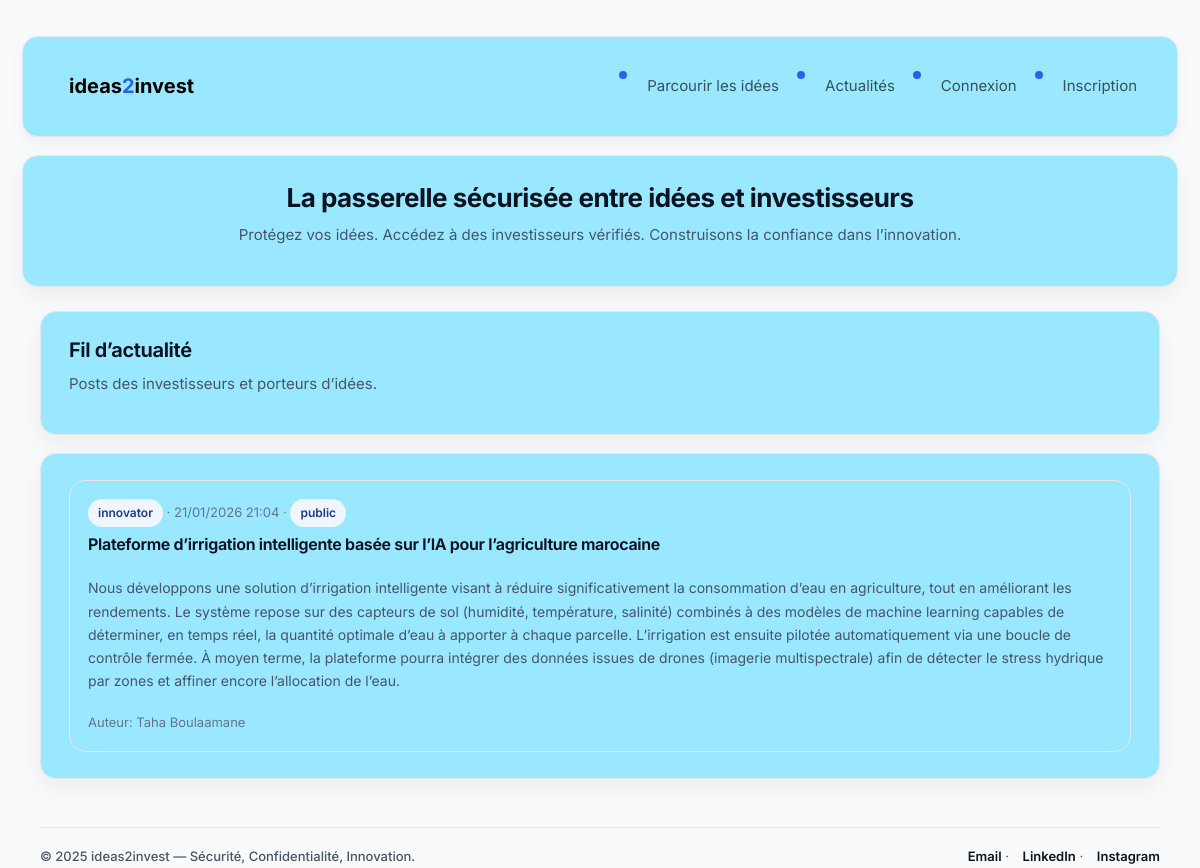
/posts/, run on the app's committed database.
### models/post.py (models this page shows)
class Post(db.Model):
    __tablename__ = "posts"
    id = db.Column(db.Integer, primary_key=True)
    author_id = db.Column(db.Integer, db.ForeignKey("users.id"), nullable=False)
    author_role = db.Column(db.String(20), nullable=False)  # 'investor' or 'innovator'
    title = db.Column(db.String(140), nullable=False)
    content = db.Column(db.Text, nullable=False)
    visibility = db.Column(db.String(20), default="public")
    created_at = db.Column(db.DateTime, default=datetime.utcnow, nullable=False)
    author = db.relationship("User", backref="posts")

### models/user.py (models this page shows)
class User(db.Model, UserMixin):
    __tablename__ = "users"
    id = db.Column(db.Integer, primary_key=True)
    first_name = db.Column(db.String(80), nullable=False)
    last_name = db.Column(db.String(80), nullable=False)
    email = db.Column(db.String(120), unique=True, nullable=False)
    password_hash = db.Column(db.String(255), nullable=False)
    role = db.Column(db.String(20), nullable=False)
    id_type = db.Column(db.String(30))
    id_number = db.Column(db.String(50))
    id_document_path = db.Column(db.String(255))
    kyc_verified = db.Column(db.Boolean, default=False)
    created_at = db.Column(db.DateTime, default=datetime.utcnow, nullable=False)
    ideas = db.relationship("Idea", back_populates="owner")

### routes/posts.py (the view)
@posts_bp.route("/")
def feed():
    posts = Post.query.order_by(Post.created_at.desc()).limit(50).all()
    return render_template("posts_feed.html", posts=posts)

### templates/posts_feed.html (shortened to what this page needs)
{% extends "base.html" %}
{% block content %}
<div class="section">
  <div style="display:flex; justify-content:space-between; align-items:center; gap:12px;">
    <div>
      <h2>Fil d’actualité</h2>
      <p>Posts des investisseurs et porteurs d’idées.</p>
    </div>
  </div>
</div>
<div class="section">
  {% if posts %}
    <div class="ideas-grid">
      {% for p in posts %}
        <div class="idea-card">
          <div class="idea-meta">
            <span class="idea-tag">{{ p.author_role }}</span>
            · {{ p.created_at.strftime("%d/%m/%Y %H:%M") }}
            · <span class="idea-tag">{{ p.visibility }}</span>
          </div>
          <h3>{{ p.title }}</h3>
          <p class="teaser">{{ p.content }}</p>
          <div class="idea-meta">Auteur: {{ p.author.first_name }} {{ p.author.last_name }}</div>
        </div>
      {% endfor %}
    </div>
  {% else %}
    <p>Aucun post pour le moment.</p>
  {% endif %}
</div>
{% endblock %}

### templates/base.html (shortened to what this page needs)
<!DOCTYPE html>
<html lang="fr">
<head>
    <link
      href="https://cdn.jsdelivr.net/npm/bootstrap@5.3.3/dist/css/bootstrap.min.css"
      rel="stylesheet"
    >
    <link rel="stylesheet" href="{{ url_for('static', filename='css/style.css') }}">
</head>
<body>
<nav class="navbar navbar-expand-lg px-3 py-3">
  <div class="container-fluid">
    <a class="navbar-brand fw-bold" href="{{ url_for('home') }}">
      ideas<span style="color:#2563eb;">2</span>invest
    </a>
    <div class="collapse navbar-collapse" id="mainNavbar">
      <ul class="navbar-nav ms-auto mb-2 mb-lg-0">
        <li class="nav-item">
          <a class="nav-link" href="{{ url_for('ideas.list_ideas') }}">Parcourir les idées</a>
        </li>
        <li class="nav-item"><a class="nav-link" href="{{ url_for('posts.feed') }}">Actualités</a></li>
        {% if current_user.is_authenticated %}
          {% if current_user.role == 'innovator' %}
            <li class="nav-item">
              <a class="nav-link" href="{{ url_for('ideas.list_ideas') }}">Mes idées</a>
            </li>
          {% elif current_user.role == 'investor' %}
            <li class="nav-item">
              <a class="nav-link" href="{{ url_for('investor.dashboard') }}">Espace investisseur</a>
            </li>
          {% elif current_user.role == 'admin' %}
            <li class="nav-item">
              <a class="nav-link" href="{{ url_for('admin.kyc_list') }}">Admin KYC</a>
            </li>
          {% endif %}
          <li class="nav-item">
            <a class="nav-link" href="{{ url_for('auth.logout') }}">Déconnexion</a>
          </li>
        {% else %}
          <li class="nav-item">
            <a class="nav-link" href="{{ url_for('auth.login') }}">Connexion</a>
          </li>
          <li class="nav-item">
            <a class="nav-link" href="{{ url_for('auth.register') }}">Inscription</a>
          </li>
        {% endif %}
      </ul>
    </div>
  </div>
</nav>
<header class="section text-center">
  <div class="page">
    <h1>
      {% block header_title %}
        La passerelle sécurisée entre idées et investisseurs
      {% endblock %}
    </h1>
    <p class="mt-2">
      {% block header_subtitle %}
        Protégez vos idées. Accédez à des investisseurs vérifiés. Construisons la confiance dans l’innovation.
      {% endblock %}
    </p>
  </div>
</header>
<main class="page mt-4 mb-5">
  {% block content %}{% endblock %}
</main>
<footer>
  <div class="footer-left">
    © {{ 2025 }} ideas2invest — Sécurité, Confidentialité, Innovation.
  </div>
  <div class="footer-right">
    <a href="mailto:idea2invest.pro@gmail.com">Email</a>
    ·
    <a href="https://www.linkedin.com/in/ideas-2-invest-526166395/">LinkedIn</a>
    ·
    <a href="https://www.instagram.com/ideas2invest.pro/"
       target="_blank"
       rel="noopener noreferrer">
      Instagram
    </a>
  </div>
</footer>
</body>
</html>

### static/css/style.css (style rules this page uses)
:root { --bg: #f8fafc; --surface: #99e8ff; --ink: #0b1220; --muted: #475569; --muted-2: #64748b; --line: #e5e7eb; --line-2: #eef2f7; --brand: #1e3a8a; --brand-2: #2563eb; --brand-soft: #eff6ff; --radius: 12px; --radius-lg: 16px; --shadow: 0 10px 25px rgba(2, 6, 23, 0.06); --shadow-2: 0 6px 16px rgba(2, 6, 23, 0.05); --text: 15px; --lh: 1.65; }
* { margin:0; padding:0; box-sizing:border-box; }
html, body { height:100%; }
body { font-family: "Inter", system-ui, -apple-system, Segoe UI, Roboto, Arial, sans-serif; font-size: var(--text); line-height: var(--lh); background: var(--bg); color: var(--ink); padding: 22px; }
.page { max-width: 1120px; margin: 0 auto; }
header { background: var(--surface); border: 1px solid var(--line); border-radius: var(--radius-lg); box-shadow: var(--shadow-2); padding: 16px 20px; display:flex; align-items:center; gap: 16px; margin-bottom: 16px; }
nav { background: var(--surface); border: 1px solid var(--line); border-radius: var(--radius-lg); padding: 10px 12px; margin: 14px auto 18px; text-align:center; box-shadow: var(--shadow-2); }
nav a { text-decoration:none; display:inline-block; margin: 4px 4px; padding: 8px 14px; border-radius: 10px; color: var(--muted); font-weight: 500; transition: background .15s ease, color .15s ease, transform .08s ease; }
.section { background: var(--surface); border: 1px solid var(--line); border-radius: var(--radius-lg); box-shadow: var(--shadow); padding: 26px 28px; margin: 18px auto; }
.section + .section { margin-top: 16px; }
h1, h2, h3 { color: var(--ink); letter-spacing: -0.02em; margin-bottom: 10px; }
h1 { font-size: 26px; font-weight: 700; }
h2 { font-size: 20px; font-weight: 650; }
h3 { font-size: 16px; font-weight: 650; }
.section p { color: var(--muted); margin: 8px 0 12px; }
a { color: var(--brand-2); }
ul { list-style:none; padding-left: 0; }
ul li { margin: 9px 0; padding-left: 22px; position: relative; color: var(--muted); }
ul li::before { content:""; width: 8px; height: 8px; border-radius: 999px; background: var(--brand-2); position:absolute; left: 6px; top: 0.85em; transform: translateY(-50%); }
.ideas-grid { display:grid; grid-template-columns: repeat(auto-fit, minmax(260px, 1fr)); gap: 16px; }
.idea-card { background: var(--surface); border: 1px solid var(--line); border-radius: var(--radius-lg); padding: 18px; box-shadow: none; display:flex; flex-direction:column; gap: 8px; transition: border .15s ease, transform .08s ease, box-shadow .15s ease; }
.idea-meta { font-size: 13px; color: var(--muted-2); }
.idea-tag { display:inline-block; padding: 4px 10px; border-radius: 999px; background: var(--brand-soft); color: var(--brand); font-size: 12px; font-weight: 600; }
.idea-card .teaser { margin-top: 4px; font-size: 14px; color: var(--muted); }
footer { max-width: 1120px; margin: 32px auto 0; padding-top: 18px; border-top: 1px solid var(--line); display:flex; flex-wrap:wrap; justify-content:space-between; gap: 12px; font-size: 13px; color: var(--muted); }
footer .footer-left { font-weight: 500; color: var(--muted); }
footer .footer-right a { color: var(--ink); text-decoration:none; margin-left: 10px; font-weight: 600; }

### data on the page
Post: author_role "innovator", created_at "21/01/2026 21:04", visibility "public", title "Plateforme d’irrigation intelligente basée sur l’IA pour l’agriculture marocaine", content "Nous développons une solution d’irrigation intelligente visant à réduire significativement la consommation d’eau en agriculture, tout en améliorant les rendements. Le système repose sur des capteurs de sol (humidité, température, salinité) combinés à des modèles de machine learning capables de déterminer, en temps réel, la quantité optimale d’eau à apporter à chaque parcelle. L’irrigation est ensuite pilotée automatiquement via une boucle de contrôle fermée. À moyen terme, la plateforme pourra intégrer des données issues de drones (imagerie multispectrale) afin de détecter le stress hydrique par zones et affiner encore l’allocation de l’eau.", author.first_name "Taha", author.last_name "Boulaamane"

### other printed values
{{ 2025 }} "2025"
